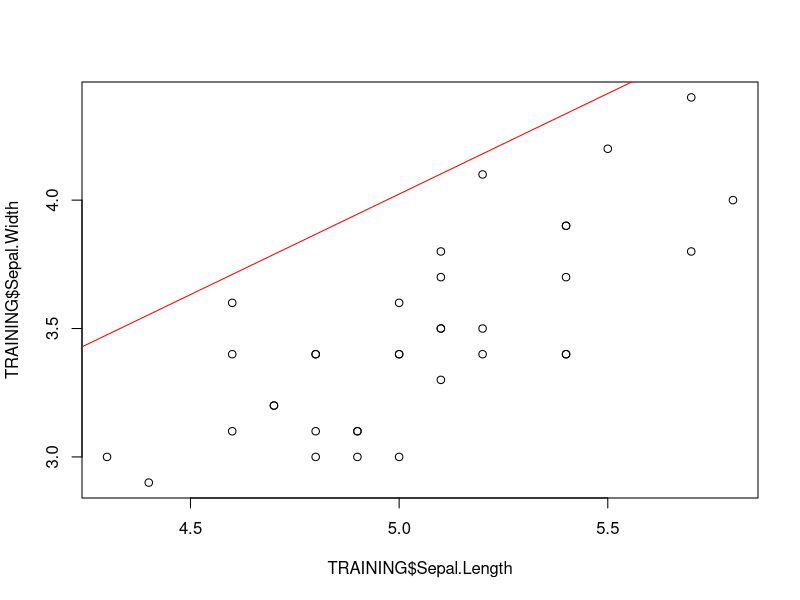
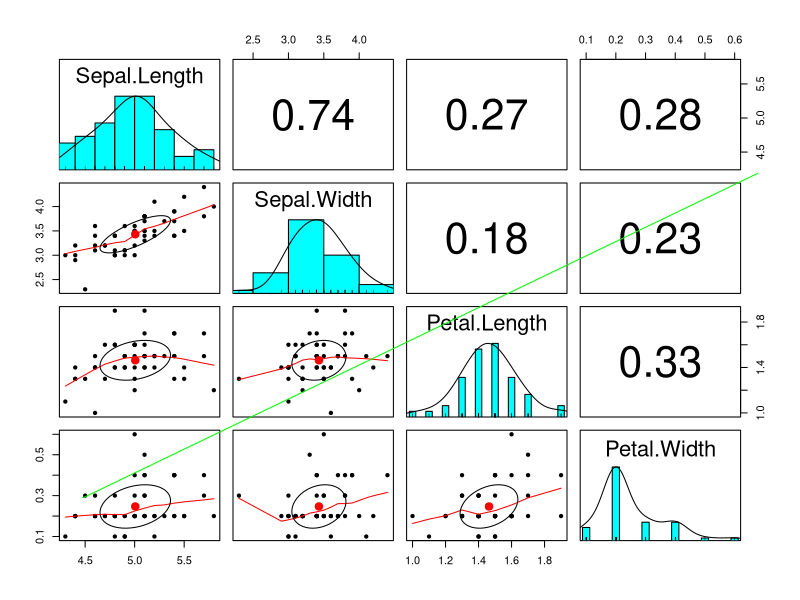

R code for these plots, in order:
{
  # CALLING LIBRARIES
  library(psych)
  
  # GETTING DATA
  DATA=iris
  
  # VIEWING DATA
  str(DATA)
  summary(DATA)
  head(DATA)
  
  # NON PROBABILITIC SAMPLING
  NONPROBABILITIC=iris[1:50,]
  summary(NONPROBABILITIC)
  
  # DATA SUBSETTING AND PREPARATION
  set.seed(1234)
  
  TRAINING=NONPROBABILITIC[1:35,-5]
  TESTING=NONPROBABILITIC[36:50,-5]
  summary(TRAINING)
  summary(TESTING)
  
  
  # CREATING MULTIPLE LINEAR REGRESSION MODEL
  MODEL=lm(Sepal.Width~.,data=TRAINING)
  summary(MODEL)
  
  
  # PLOTTING MODEL
  p=plot(TRAINING$Sepal.Length,TRAINING$Sepal.Width)
  abline(MODEL,col='red')
  cor(iris[1:49,1:4])
  pairs.panels(iris[1:49,1:4])
  
  
  # CREATING MODEL FOR SIGNIFICANT COLUMN
  MODEL=lm(Sepal.Width~Sepal.Length,data=TRAINING)
  summary(MODEL)
  
  # PLOTTING MODEL AGAIN FOR SIGNIFICANT COLUMN
   abline(MODEL,col='green')
  
  
  # PREDICTION
  summary(TRAINING)
  (PREDICTION=predict(MODEL,TESTING[1]))
  cbind(ACTUAL=TESTING[,2],PREDICTION)
  
  # PREDICTION FOR PARTICULAR ROW
  CHECK=TESTING[10,]
  CHECK=data.frame(Sepal.Length=5.1,Petal.Length=1.9,Petal.width=0.4)
  (PREDICTED_VALUE=predict(MODEL,CHECK[1]))
  
  
  # FINDING ERROR PERCENTAGE AND ACCURACY
  DIFFERENCE=abs(TESTING[,2]-PREDICTION)
  ERROR_PERCENTAGE=DIFFERENCE/TESTING[,2]*100
  ERROR_PERCENTAGE
  ACCURACY_PERCENTAGE=100-ERROR_PERCENTAGE
  ACCURACY_PERCENTAGE
  mean(ACCURACY_PERCENTAGE)
}
                     
